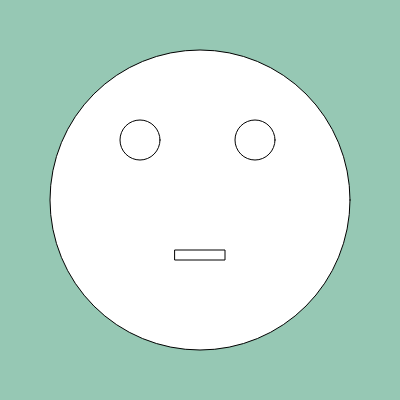
Frame 1 (no input)
Frame 60 (no input): identical to frame 1, image omitted
Frame 120 (the mouse pressed at the canvas centre since frame 60): identical to frame 1, image omitted

The p5.js sketch that drew this single still picture (run headless with seeded random() and noise() and a simulated clock; from frame 60 on, the mouse is pressed at the canvas centre):

// p5.js sketch
// ── sketch.js
function setup() {
  createCanvas(400, 400);
}

function draw() {
  background(150,200,180);
  circle(200,200,300)
  circle(140,140,40)
  circle(255,140,40)
  rect(175,250,50,10)
}
